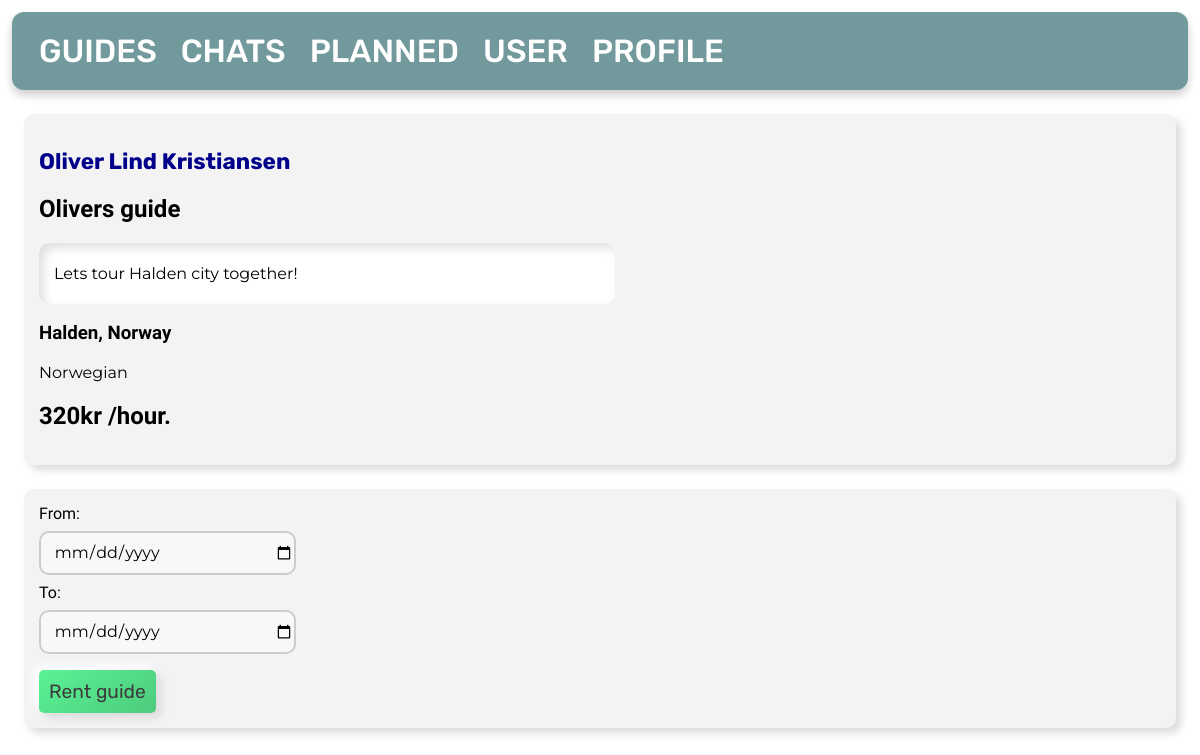
Page /1/rent/ on the committed database.
### tables this page shows
CREATE TABLE user
(
    id        INTEGER PRIMARY KEY AUTOINCREMENT,
    firstname TEXT NOT NULL,
    lastname  TEXT NOT NULL,
    age       INTEGER,
    country   TEXT
);

CREATE TABLE posts
(
    id       INTEGER PRIMARY KEY AUTOINCREMENT,
    byUser   INTEGER,
    created  TIMESTAMP NOT NULL DEFAULT CURRENT_TIMESTAMP,
    title    TEXT      NOT NULL,
    content  TEXT      NOT NULL,
    country  TEXT      NOT NULL,
    city     TEXT      NOT NULL,
    language TEXT,
    price    INTEGER   NOT NULL,
    type     TEXT,
    FOREIGN KEY (byUser) REFERENCES user (id)
);

### app.py (the view, shortened to what this page needs)
@app.route('/<int:id>/rent/', methods=('GET', 'POST'))
def rent(id):
    global user_id
    db = get_db_connection()
    posts = db.execute('SELECT * FROM posts, user WHERE posts.id = ? AND posts.byUser = user.id', (id,)).fetchone()
    return render_template('rent-guide.html', posts=posts)

### app.py (called while the page is built)
def get_db_connection():
    db = sqlite3.connect('database.db')
    db.row_factory = sqlite3.Row
    return db

### templates/rent-guide.html
{% extends 'base.html' %}
{% block content %}
    <div class='post'>
        <h3>
            <a id="profile"
               href="{{ url_for('viewProfile', id=posts['id'], u=posts['byUser']) }}">{{ posts['firstname'] }} {{ posts['lastname'] }}
            </a>
        </h3>
        <h2>{{ posts['title'] }}</h2>
        <div id="textsec">
            <p>{{ posts['content'] }}</p>
        </div>
        <h3>{{ posts['city'] }}, {{ posts['country'] }}</h3>
        <p>{{ posts['language'] }}</p>
        <h2>{{ posts['price'] }}kr /hour.</h2>
    </div>
    <div class="post">
        <form method="post">
            <label for="from">
                From:
                <br>
                <input type="date" name="from"
                       value="{{ request.form['from'] }}">
            </label>
            <br>
            <label for="to">
                To:
                <br>
                <input type="date" name="to"
                       value="{{ request.form['to'] }}">
            </label>
            <br>
            <button id="button" type="submit">Rent guide</button>
        </form>
    </div>
{% endblock %}

### templates/base.html (style rules this page uses)
.post { padding: 15px; margin: 2vw; background-color: #f3f3f3; border-radius: 10px; box-shadow: 5px 5px 9px #dbdbdb, -5px -5px 9px #ffffff; }
body { margin: 0; padding-bottom: 7rem; }
h1, h2, h3 { font-family: 'Lexend', sans-serif; }
p { font-family: 'Montserrat', sans-serif; }
a { font-family: 'Rubik', sans-serif; text-decoration: none; }
#button { font-family: 'Rubik', sans-serif; font-size: 1.2em; border-radius: 5px; margin-right: 0.5rem; margin-top: 0.5rem; padding: 10px; color: #3b3b3b; outline: none; border: none; transition: 300ms; background: linear-gradient(145deg, #5bf295, #4dcb7d); box-shadow: 5px 5px 9px #dbdbdb, -5px -5px 9px #ffffff; }
body .post a { font-family: 'Rubik', sans-serif; font-size: 1.2em; display: inline-block; border-radius: 5px; padding: 10px; color: #3b3b3b; background: linear-gradient(145deg, #5bf295, #4dcb7d); outline: none; border: none; transition: 300ms; }
#textsec { background-color: white; padding-top: 5px; padding-bottom: 5px; padding-left: 15px; margin-top: 1rem; margin-bottom: 1rem; width: 50%; border-radius: 10px; box-shadow: inset 5px 5px 10px #e0e0e0, inset -5px -5px 10px #ffffff; }
#profile { font-family: 'Rubik', sans-serif; font-size: 1.2em; display: inline-block; border-radius: 0; padding: 0; background: transparent; color: darkblue; outline: none; border: none; }
label { font-family: 'Lexend', sans-serif; width: 100%; }
input, select { border: 2px solid #ccc; width: 15em; height: 2.5em; margin-top: 0.5rem; margin-bottom: 0.5rem; padding-left: 0.8em; font-size: 16px; font-family: 'Montserrat', sans-serif; outline: none; overflow: hidden; background-color: #f8f8f8; border-radius: 10px; transition: all 0.5s; }

### rows in the picture
user: firstname "Oliver Lind", lastname "Kristiansen"
posts: title "Olivers guide", content "Lets tour Halden city together!", city "Halden", country "Norway", language "Norwegian", price "320"
